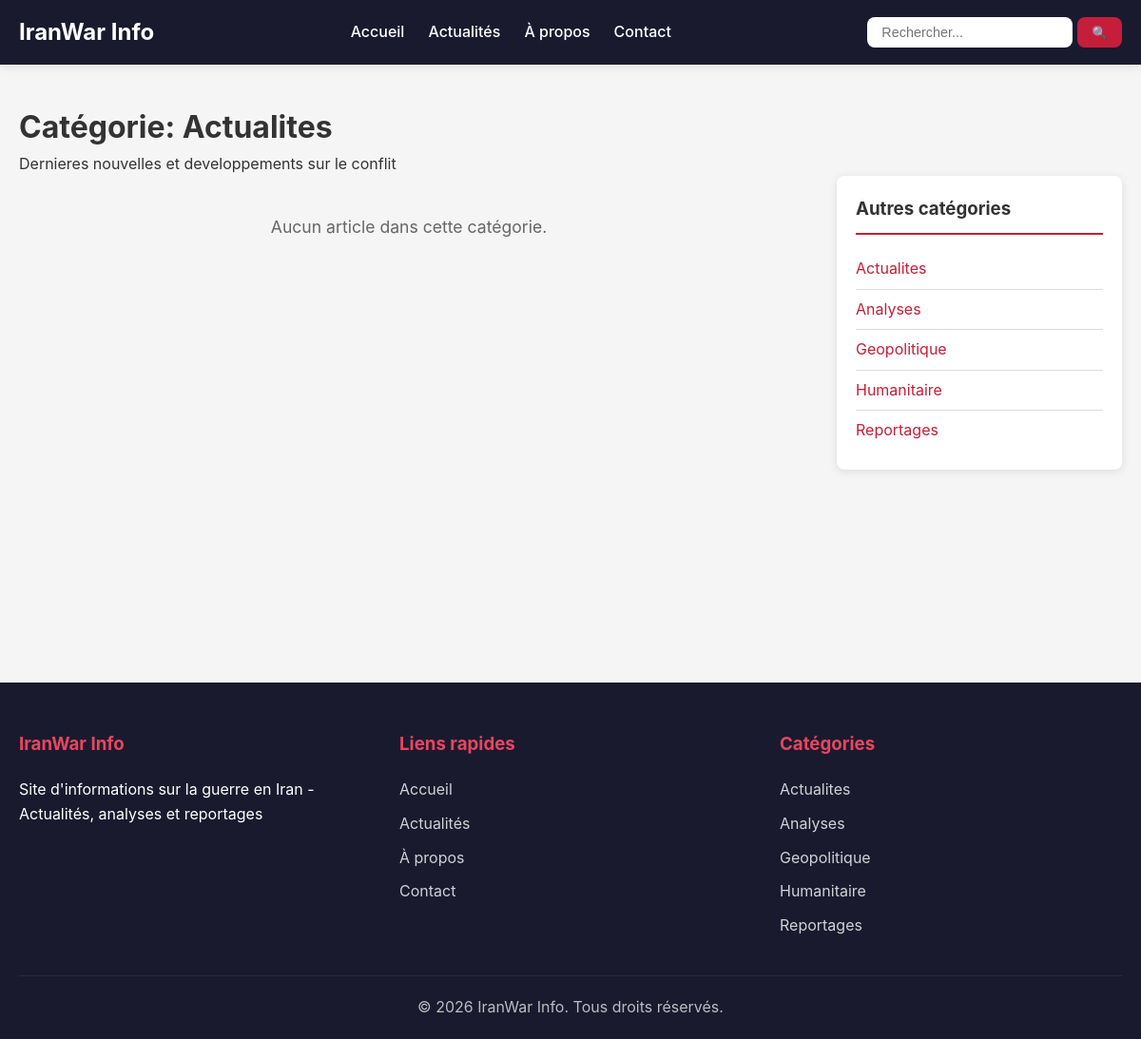
Page /articles/category/1 on the committed database.
### tables this page shows
CREATE TABLE categories (
    id INT UNSIGNED AUTO_INCREMENT PRIMARY KEY,
    libelle VARCHAR(100) NOT NULL COMMENT 'Nom de la catégorie',
    description TEXT DEFAULT NULL
);

### core/Controller.php (called while the page is built, shortened)
<?php
abstract class Controller
{
    protected array $data = [];
    protected function render(string $viewName, array $data = []): void
    {
        $this->data = array_merge($this->data, $data);
        $this->data['content'] = $viewName;
        extract($this->data);
        require_once VIEWS_PATH . 'layouts/main.php';
    }
    protected function model(string $modelName): object
    {
        $modelFile = MODELS_PATH . $modelName . '.php';
        if (file_exists($modelFile)) {
            return new $modelName();
        }
        throw new Exception("Modèle '{$modelName}' non trouvé");
    }
}

### core/Autoloader.php (called while the page is built, shortened)
<?php
class Autoloader
{
    public static function autoload(string $className): void
    {
        $paths = [
            ROOT_PATH . '/core/' . $className . '.php',
            ROOT_PATH . '/app/controllers/' . $className . '.php',
            ROOT_PATH . '/app/models/' . $className . '.php',
            ROOT_PATH . '/config/' . $className . '.php',
        ];
        foreach ($paths as $path) {
            if (file_exists($path)) {
                return;
            }
        }
    }
}

### config/database.php (called while the page is built, shortened)
<?php
class Database
{
    private static ?PDO $instance = null;
    public static function getInstance(): PDO
    {
        if (self::$instance === null) {
            try {
                $dsn = "mysql:host=" . DB_HOST . ";dbname=" . DB_NAME . ";charset=" . DB_CHARSET;
                $options = [
                    PDO::ATTR_ERRMODE => PDO::ERRMODE_EXCEPTION,
                    PDO::ATTR_DEFAULT_FETCH_MODE => PDO::FETCH_ASSOC,
                    PDO::ATTR_EMULATE_PREPARES => false,
                ];
                self::$instance = new PDO($dsn, DB_USER, DB_PASS, $options);
            } catch (PDOException $e) {
                if (DEBUG_MODE) {
                    die("Erreur de connexion : " . $e->getMessage());
                } else {
                    die("Erreur de connexion à la base de données.");
                }
            }
        }
        return self::$instance;
    }
}

### app/controllers/ArticlesController.php (called while the page is built, shortened)
<?php
class ArticlesController extends Controller
{
    private Article $articleModel;
    private Category $categoryModel;
    public function __construct()
    {
        $this->articleModel = $this->model('Article');
        $this->categoryModel = $this->model('Category');
    }
    public function category(string $id = ''): void
    {
        $categoryId = (int) $id;
        $category = $this->categoryModel->findById($categoryId);
        $articles = $this->articleModel->getByCategory($category['id']);
        $data = [
            'pageTitle' => $category['libelle'] . ' - ' . SITE_NAME,
            'metaDescription' => 'Articles de la catégorie ' . $category['libelle'],
            'category' => $category,
            'articles' => $articles,
            'categories' => $this->categoryModel->getActive()
        ];
        $this->render('articles/category', $data);
    }
}

### index.php (called while the page is built, shortened)
<?php
require_once ROOT_PATH . '/core/Autoloader.php';
require_once ROOT_PATH . '/core/App.php';
$app = new App();
$app->run();

### core/Model.php (called while the page is built, shortened)
<?php
abstract class Model
{
    public function __construct()
    {
        require_once ROOT_PATH . '/config/database.php';
        $this->db = Database::getInstance();
    }
}

### app/models/Category.php (called while the page is built, shortened)
<?php
class Category extends Model
{
    protected string $table = 'categories';
    public function getActive(): array
    {
        $sql = "SELECT * FROM {$this->table} ORDER BY libelle ASC";
        $stmt = $this->db->query($sql);
        return $stmt->fetchAll();
    }
    public function findById(int $id): ?array
    {
        $sql = "SELECT * FROM {$this->table} WHERE id = :id";
        $stmt = $this->db->prepare($sql);
        $stmt->execute(['id' => $id]);
        $result = $stmt->fetch();
        return $result ?: null;
    }
}

### app/models/Article.php (called while the page is built, shortened)
<?php
class Article extends Model
{
    protected string $table = 'articles';
    public function getByCategory(int $categoryId, int $limit = 10): array
    {
        $sql = "SELECT a.*, c.libelle as category_name, u.name as author_name,
                       m.url as image_url, m.alt_text as image_alt
                FROM {$this->table} a
                LEFT JOIN categories c ON a.category_id = c.id
                LEFT JOIN users u ON a.author_id = u.id
                LEFT JOIN media m ON a.id = m.article_id
                WHERE a.category_id = :category_id
                AND a.published_at IS NOT NULL
                ORDER BY a.published_at DESC
                LIMIT :limit";
        $stmt = $this->db->prepare($sql);
        $stmt->bindValue(':category_id', $categoryId, PDO::PARAM_INT);
        $stmt->bindValue(':limit', $limit, PDO::PARAM_INT);
        $stmt->execute();
        return $stmt->fetchAll();
    }
}

### app/views/articles/category.php (the view)
<div class="category-page">
    <h1>Catégorie: <?= htmlspecialchars($category['libelle']) ?></h1>
    <?php if (!empty($category['description'])): ?>
        <p class="category-description"><?= htmlspecialchars($category['description']) ?></p>
    <?php endif; ?>
    <div class="articles-layout">
        <div class="articles-list">
            <?php if (!empty($articles)): ?>
                <?php foreach ($articles as $article): ?>
                    <article class="article-item <?= !empty($article['image_url']) ? 'has-image' : '' ?>">
                        <div class="article-body">
                            <h2>
                                <a href="<?= SITE_URL ?>/articles/show/<?= $article['id'] ?>">
                                    <?= htmlspecialchars($article['title'] ?? '') ?>
                                </a>
                            </h2>
                            <?php if (!empty($article['category_name'])): ?>
                                <span class="article-category"><?= htmlspecialchars($article['category_name']) ?></span>
                            <?php endif; ?>
                            <p class="article-excerpt">
                                <?= substr(strip_tags($article['content'] ?? ''), 0, 200) ?>...
                            </p>
                            <div class="article-meta">
                                <span class="date"><?= date('d/m/Y H:i', strtotime($article['published_at'] ?? $article['created_at'])) ?></span>
                                <span class="views"><?= $article['views'] ?? 0 ?> vues</span>
                            </div>
                            <a href="<?= SITE_URL ?>/articles/show/<?= $article['id'] ?>" class="read-more">
                                Lire la suite →
                            </a>
                        </div>
                        <?php if (!empty($article['image_url'])): ?>
                            <div class="article-thumbnail">
                                <a href="<?= SITE_URL ?>/articles/show/<?= $article['id'] ?>">
                                    <img src="<?= SITE_URL ?>/public/<?= htmlspecialchars($article['image_url']) ?>"
                                         alt="<?= htmlspecialchars($article['image_alt'] ?? $article['title']) ?>"
                                         loading="lazy"
                                         decoding="async">
                                </a>
                            </div>
                        <?php endif; ?>
                    </article>
                <?php endforeach; ?>
            <?php else: ?>
                <p class="no-articles">Aucun article dans cette catégorie.</p>
            <?php endif; ?>
        </div>
        <aside class="sidebar">
            <div class="widget">
                <h3>Autres catégories</h3>
                <ul class="categories-widget">
                    <?php foreach ($categories as $cat): ?>
                        <li class="<?= $cat['id'] === $category['id'] ? 'active' : '' ?>">
                            <a href="<?= SITE_URL ?>/articles/category/<?= $cat['id'] ?>">
                                <?= htmlspecialchars($cat['libelle']) ?>
                            </a>
                        </li>
                    <?php endforeach; ?>
                </ul>
            </div>
        </aside>
    </div>
</div>

### core/App.php (shortened to what this page needs)
<?php
class App
{
    protected string $controller = DEFAULT_CONTROLLER;
    protected string $action = DEFAULT_ACTION;
    protected array $params = [];
    public function run(): void
    {
        $this->dispatch();
    }
    protected function parseUrl(): void
    {
        $url = isset($_GET['url']) ? $_GET['url'] : '';
        $url = rtrim($url, '/');
        $url = filter_var($url, FILTER_SANITIZE_URL);
        if (!empty($url)) {
            $parts = explode('/', $url);
            if (isset($parts[0]) && !empty($parts[0])) {
                $this->controller = ucfirst(strtolower($parts[0]));
            }
            if (isset($parts[1]) && !empty($parts[1])) {
                $this->action = strtolower($parts[1]);
            }
            if (count($parts) > 2) {
                $this->params = array_slice($parts, 2);
            }
        }
    }
    protected function dispatch(): void
    {
        $controllerName = $this->controller . 'Controller';
        $controllerFile = CONTROLLERS_PATH . $controllerName . '.php';
        if (file_exists($controllerFile)) {
            if (class_exists($controllerName)) {
                $controller = new $controllerName();
                if (method_exists($controller, $this->action)) {
                    call_user_func_array([$controller, $this->action], $this->params);
                } else {
                    $this->error404("Action '{$this->action}' non trouvée");
                }
            } else {
                $this->error404("Classe '{$controllerName}' non trouvée");
            }
        } else {
            $this->error404("Controller '{$controllerName}' non trouvé");
        }
    }
}

### app/views/layouts/main.php (shortened to what this page needs)
<!DOCTYPE html>
<html lang="fr">
<head>
    <link rel="stylesheet" href="<?= SITE_URL ?>/public/css/style.min.css?v=<?= filemtime(ROOT_PATH . '/public/css/style.min.css') ?>">
</head>
<body>
    <header class="header">
        <div class="container">
            <div class="header-content">
                <a href="<?= SITE_URL ?>" class="logo">
                    <h1><?= SITE_NAME ?></h1>
                </a>
                <nav class="main-nav">
                    <ul>
                        <li><a href="<?= SITE_URL ?>">Accueil</a></li>
                        <li><a href="<?= SITE_URL ?>/articles">Actualités</a></li>
                        <li><a href="<?= SITE_URL ?>/home/about">À propos</a></li>
                        <li><a href="<?= SITE_URL ?>/home/contact">Contact</a></li>
                    </ul>
                </nav>
                <form action="<?= SITE_URL ?>/articles/search" method="GET" class="search-form">
                    <input type="text" name="q" placeholder="Rechercher..." required>
                    <button type="submit">🔍</button>
                </form>
            </div>
        </div>
    </header>
    <main class="main-content">
        <div class="container">
            <?php
            if (isset($content)) {
                $viewFile = VIEWS_PATH . $content . '.php';
                if (file_exists($viewFile)) {
                    include $viewFile;
                }
            }
            ?>
        </div>
    </main>
    <footer class="footer">
        <div class="container">
            <div class="footer-content">
                <div class="footer-section">
                    <h3><?= SITE_NAME ?></h3>
                    <p><?= SITE_DESCRIPTION ?></p>
                </div>
                <div class="footer-section">
                    <h3>Liens rapides</h3>
                    <ul>
                        <li><a href="<?= SITE_URL ?>">Accueil</a></li>
                        <li><a href="<?= SITE_URL ?>/articles">Actualités</a></li>
                        <li><a href="<?= SITE_URL ?>/home/about">À propos</a></li>
                        <li><a href="<?= SITE_URL ?>/home/contact">Contact</a></li>
                    </ul>
                </div>
                <div class="footer-section">
                    <h3>Catégories</h3>
                    <ul>
                        <?php if (isset($categories)): ?>
                            <?php foreach ($categories as $cat): ?>
                                <li><a href="<?= SITE_URL ?>/articles/category/<?= $cat['id'] ?>"><?= htmlspecialchars($cat['libelle']) ?></a></li>
                            <?php endforeach; ?>
                        <?php endif; ?>
                    </ul>
                </div>
            </div>
            <div class="footer-bottom">
                <p>&copy; <?= date('Y') ?> <?= SITE_NAME ?>. Tous droits réservés.</p>
            </div>
        </div>
    </footer>
</body>
</html>

### rows in the picture
categories: libelle "Actualites", description "Dernieres nouvelles et developpements sur le conflit"
categories: libelle "Analyses"
categories: libelle "Geopolitique"
categories: libelle "Humanitaire"
categories: libelle "Reportages"

### other values in the picture
SITE_NAME "IranWar Info"
SITE_DESCRIPTION "Site d'informations sur la guerre en Iran - Actualités, analyses et reportages"
